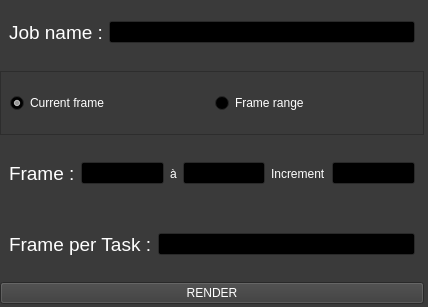
<?xml version="1.0" encoding="UTF-8"?>
<ui version="4.0">
 <class>Form</class>
 <widget class="QWidget" name="Form">
  <property name="geometry">
   <rect>
    <x>0</x>
    <y>0</y>
    <width>428</width>
    <height>307</height>
   </rect>
  </property>
  <property name="palette">
   <palette>
    <active>
     <colorrole role="WindowText">
      <brush brushstyle="SolidPattern">
       <color alpha="255">
        <red>255</red>
        <green>255</green>
        <blue>255</blue>
       </color>
      </brush>
     </colorrole>
     <colorrole role="Button">
      <brush brushstyle="SolidPattern">
       <color alpha="255">
        <red>58</red>
        <green>58</green>
        <blue>58</blue>
       </color>
      </brush>
     </colorrole>
     <colorrole role="Light">
      <brush brushstyle="SolidPattern">
       <color alpha="255">
        <red>87</red>
        <green>87</green>
        <blue>87</blue>
       </color>
      </brush>
     </colorrole>
     <colorrole role="Midlight">
      <brush brushstyle="SolidPattern">
       <color alpha="255">
        <red>72</red>
        <green>72</green>
        <blue>72</blue>
       </color>
      </brush>
     </colorrole>
     <colorrole role="Dark">
      <brush brushstyle="SolidPattern">
       <color alpha="255">
        <red>29</red>
        <green>29</green>
        <blue>29</blue>
       </color>
      </brush>
     </colorrole>
     <colorrole role="Mid">
      <brush brushstyle="SolidPattern">
       <color alpha="255">
        <red>38</red>
        <green>38</green>
        <blue>38</blue>
       </color>
      </brush>
     </colorrole>
     <colorrole role="Text">
      <brush brushstyle="SolidPattern">
       <color alpha="255">
        <red>255</red>
        <green>255</green>
        <blue>255</blue>
       </color>
      </brush>
     </colorrole>
     <colorrole role="BrightText">
      <brush brushstyle="SolidPattern">
       <color alpha="255">
        <red>255</red>
        <green>255</green>
        <blue>255</blue>
       </color>
      </brush>
     </colorrole>
     <colorrole role="ButtonText">
      <brush brushstyle="SolidPattern">
       <color alpha="255">
        <red>255</red>
        <green>255</green>
        <blue>255</blue>
       </color>
      </brush>
     </colorrole>
     <colorrole role="Base">
      <brush brushstyle="SolidPattern">
       <color alpha="255">
        <red>0</red>
        <green>0</green>
        <blue>0</blue>
       </color>
      </brush>
     </colorrole>
     <colorrole role="Window">
      <brush brushstyle="SolidPattern">
       <color alpha="255">
        <red>58</red>
        <green>58</green>
        <blue>58</blue>
       </color>
      </brush>
     </colorrole>
     <colorrole role="Shadow">
      <brush brushstyle="SolidPattern">
       <color alpha="255">
        <red>0</red>
        <green>0</green>
        <blue>0</blue>
       </color>
      </brush>
     </colorrole>
     <colorrole role="AlternateBase">
      <brush brushstyle="SolidPattern">
       <color alpha="255">
        <red>29</red>
        <green>29</green>
        <blue>29</blue>
       </color>
      </brush>
     </colorrole>
     <colorrole role="ToolTipBase">
      <brush brushstyle="SolidPattern">
       <color alpha="255">
        <red>255</red>
        <green>255</green>
        <blue>220</blue>
       </color>
      </brush>
     </colorrole>
     <colorrole role="ToolTipText">
      <brush brushstyle="SolidPattern">
       <color alpha="255">
        <red>0</red>
        <green>0</green>
        <blue>0</blue>
       </color>
      </brush>
     </colorrole>
    </active>
    <inactive>
     <colorrole role="WindowText">
      <brush brushstyle="SolidPattern">
       <color alpha="255">
        <red>255</red>
        <green>255</green>
        <blue>255</blue>
       </color>
      </brush>
     </colorrole>
     <colorrole role="Button">
      <brush brushstyle="SolidPattern">
       <color alpha="255">
        <red>58</red>
        <green>58</green>
        <blue>58</blue>
       </color>
      </brush>
     </colorrole>
     <colorrole role="Light">
      <brush brushstyle="SolidPattern">
       <color alpha="255">
        <red>87</red>
        <green>87</green>
        <blue>87</blue>
       </color>
      </brush>
     </colorrole>
     <colorrole role="Midlight">
      <brush brushstyle="SolidPattern">
       <color alpha="255">
        <red>72</red>
        <green>72</green>
        <blue>72</blue>
       </color>
      </brush>
     </colorrole>
     <colorrole role="Dark">
      <brush brushstyle="SolidPattern">
       <color alpha="255">
        <red>29</red>
        <green>29</green>
        <blue>29</blue>
       </color>
      </brush>
     </colorrole>
     <colorrole role="Mid">
      <brush brushstyle="SolidPattern">
       <color alpha="255">
        <red>38</red>
        <green>38</green>
        <blue>38</blue>
       </color>
      </brush>
     </colorrole>
     <colorrole role="Text">
      <brush brushstyle="SolidPattern">
       <color alpha="255">
        <red>255</red>
        <green>255</green>
        <blue>255</blue>
       </color>
      </brush>
     </colorrole>
     <colorrole role="BrightText">
      <brush brushstyle="SolidPattern">
       <color alpha="255">
        <red>255</red>
        <green>255</green>
        <blue>255</blue>
       </color>
      </brush>
     </colorrole>
     <colorrole role="ButtonText">
      <brush brushstyle="SolidPattern">
       <color alpha="255">
        <red>255</red>
        <green>255</green>
        <blue>255</blue>
       </color>
      </brush>
     </colorrole>
     <colorrole role="Base">
      <brush brushstyle="SolidPattern">
       <color alpha="255">
        <red>0</red>
        <green>0</green>
        <blue>0</blue>
       </color>
      </brush>
     </colorrole>
     <colorrole role="Window">
      <brush brushstyle="SolidPattern">
       <color alpha="255">
        <red>58</red>
        <green>58</green>
        <blue>58</blue>
       </color>
      </brush>
     </colorrole>
     <colorrole role="Shadow">
      <brush brushstyle="SolidPattern">
       <color alpha="255">
        <red>0</red>
        <green>0</green>
        <blue>0</blue>
       </color>
      </brush>
     </colorrole>
     <colorrole role="AlternateBase">
      <brush brushstyle="SolidPattern">
       <color alpha="255">
        <red>29</red>
        <green>29</green>
        <blue>29</blue>
       </color>
      </brush>
     </colorrole>
     <colorrole role="ToolTipBase">
      <brush brushstyle="SolidPattern">
       <color alpha="255">
        <red>255</red>
        <green>255</green>
        <blue>220</blue>
       </color>
      </brush>
     </colorrole>
     <colorrole role="ToolTipText">
      <brush brushstyle="SolidPattern">
       <color alpha="255">
        <red>0</red>
        <green>0</green>
        <blue>0</blue>
       </color>
      </brush>
     </colorrole>
    </inactive>
    <disabled>
     <colorrole role="WindowText">
      <brush brushstyle="SolidPattern">
       <color alpha="255">
        <red>29</red>
        <green>29</green>
        <blue>29</blue>
       </color>
      </brush>
     </colorrole>
     <colorrole role="Button">
      <brush brushstyle="SolidPattern">
       <color alpha="255">
        <red>58</red>
        <green>58</green>
        <blue>58</blue>
       </color>
      </brush>
     </colorrole>
     <colorrole role="Light">
      <brush brushstyle="SolidPattern">
       <color alpha="255">
        <red>87</red>
        <green>87</green>
        <blue>87</blue>
       </color>
      </brush>
     </colorrole>
     <colorrole role="Midlight">
      <brush brushstyle="SolidPattern">
       <color alpha="255">
        <red>72</red>
        <green>72</green>
        <blue>72</blue>
       </color>
      </brush>
     </colorrole>
     <colorrole role="Dark">
      <brush brushstyle="SolidPattern">
       <color alpha="255">
        <red>29</red>
        <green>29</green>
        <blue>29</blue>
       </color>
      </brush>
     </colorrole>
     <colorrole role="Mid">
      <brush brushstyle="SolidPattern">
       <color alpha="255">
        <red>38</red>
        <green>38</green>
        <blue>38</blue>
       </color>
      </brush>
     </colorrole>
     <colorrole role="Text">
      <brush brushstyle="SolidPattern">
       <color alpha="255">
        <red>29</red>
        <green>29</green>
        <blue>29</blue>
       </color>
      </brush>
     </colorrole>
     <colorrole role="BrightText">
      <brush brushstyle="SolidPattern">
       <color alpha="255">
        <red>255</red>
        <green>255</green>
        <blue>255</blue>
       </color>
      </brush>
     </colorrole>
     <colorrole role="ButtonText">
      <brush brushstyle="SolidPattern">
       <color alpha="255">
        <red>29</red>
        <green>29</green>
        <blue>29</blue>
       </color>
      </brush>
     </colorrole>
     <colorrole role="Base">
      <brush brushstyle="SolidPattern">
       <color alpha="255">
        <red>58</red>
        <green>58</green>
        <blue>58</blue>
       </color>
      </brush>
     </colorrole>
     <colorrole role="Window">
      <brush brushstyle="SolidPattern">
       <color alpha="255">
        <red>58</red>
        <green>58</green>
        <blue>58</blue>
       </color>
      </brush>
     </colorrole>
     <colorrole role="Shadow">
      <brush brushstyle="SolidPattern">
       <color alpha="255">
        <red>0</red>
        <green>0</green>
        <blue>0</blue>
       </color>
      </brush>
     </colorrole>
     <colorrole role="AlternateBase">
      <brush brushstyle="SolidPattern">
       <color alpha="255">
        <red>58</red>
        <green>58</green>
        <blue>58</blue>
       </color>
      </brush>
     </colorrole>
     <colorrole role="ToolTipBase">
      <brush brushstyle="SolidPattern">
       <color alpha="255">
        <red>255</red>
        <green>255</green>
        <blue>220</blue>
       </color>
      </brush>
     </colorrole>
     <colorrole role="ToolTipText">
      <brush brushstyle="SolidPattern">
       <color alpha="255">
        <red>0</red>
        <green>0</green>
        <blue>0</blue>
       </color>
      </brush>
     </colorrole>
    </disabled>
   </palette>
  </property>
  <property name="windowTitle">
   <string>Form</string>
  </property>
  <widget class="QWidget" name="widget" native="true">
   <property name="geometry">
    <rect>
     <x>0</x>
     <y>0</y>
     <width>424</width>
     <height>304</height>
    </rect>
   </property>
   <layout class="QVBoxLayout" name="verticalLayout">
    <item>
     <widget class="QWidget" name="widget_2" native="true">
      <layout class="QHBoxLayout" name="horizontalLayout_4">
       <item>
        <widget class="QLabel" name="label">
         <property name="font">
          <font>
           <pointsize>14</pointsize>
          </font>
         </property>
         <property name="text">
          <string>Job name :</string>
         </property>
        </widget>
       </item>
       <item>
        <widget class="QLineEdit" name="input_job_name"/>
       </item>
      </layout>
     </widget>
    </item>
    <item>
     <widget class="QFrame" name="frame">
      <property name="frameShape">
       <enum>QFrame::StyledPanel</enum>
      </property>
      <property name="frameShadow">
       <enum>QFrame::Raised</enum>
      </property>
      <layout class="QHBoxLayout" name="horizontalLayout">
       <item>
        <widget class="QRadioButton" name="rb_frame">
         <property name="text">
          <string>Current frame</string>
         </property>
         <property name="checked">
          <bool>true</bool>
         </property>
        </widget>
       </item>
       <item>
        <widget class="QRadioButton" name="rb_frame_range">
         <property name="text">
          <string>Frame range</string>
         </property>
        </widget>
       </item>
      </layout>
     </widget>
    </item>
    <item>
     <widget class="QWidget" name="widget_frame" native="true">
      <layout class="QHBoxLayout" name="horizontalLayout_2">
       <item>
        <widget class="QLabel" name="label_2">
         <property name="font">
          <font>
           <pointsize>14</pointsize>
          </font>
         </property>
         <property name="text">
          <string>Frame :</string>
         </property>
        </widget>
       </item>
       <item>
        <widget class="QLineEdit" name="input_frame_start"/>
       </item>
       <item>
        <widget class="QLabel" name="label_5">
         <property name="text">
          <string>à</string>
         </property>
        </widget>
       </item>
       <item>
        <widget class="QLineEdit" name="input_frame_end"/>
       </item>
       <item>
        <widget class="QLabel" name="label_3">
         <property name="text">
          <string>Increment</string>
         </property>
        </widget>
       </item>
       <item>
        <widget class="QLineEdit" name="input_frame_increment"/>
       </item>
      </layout>
     </widget>
    </item>
    <item>
     <widget class="QWidget" name="widget_frame_per_task" native="true">
      <layout class="QHBoxLayout" name="horizontalLayout_3">
       <item>
        <widget class="QLabel" name="label_4">
         <property name="font">
          <font>
           <pointsize>14</pointsize>
          </font>
         </property>
         <property name="text">
          <string>Frame per Task :</string>
         </property>
        </widget>
       </item>
       <item>
        <widget class="QLineEdit" name="input_frame_per_task"/>
       </item>
      </layout>
     </widget>
    </item>
    <item>
     <widget class="QPushButton" name="bt_render">
      <property name="text">
       <string>RENDER</string>
      </property>
     </widget>
    </item>
   </layout>
  </widget>
 </widget>
 <resources/>
 <connections/>
</ui>
